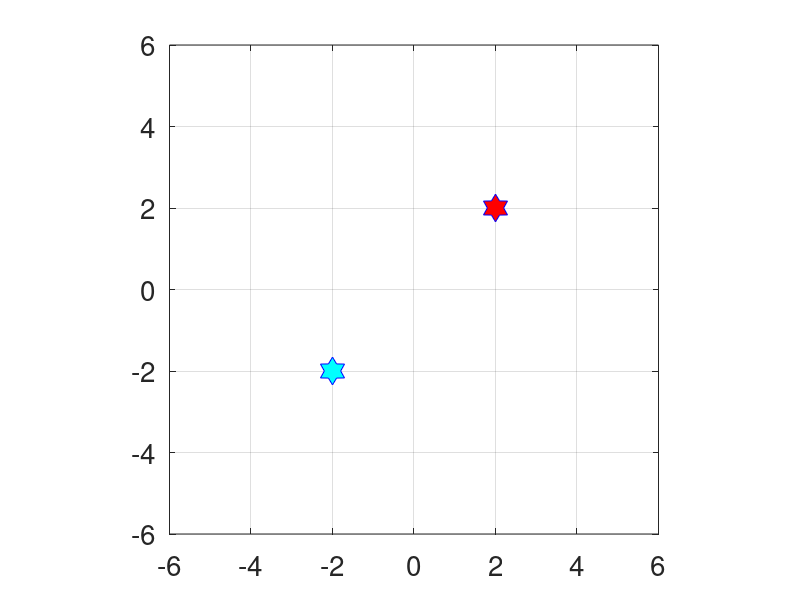

The MATLAB script that drew this image: (Note: this script raises an error after producing the figure.)
% Demo to illustrate the Zero, One, Infinity Theorem for Linear Systems

% As the two lines rotate, the solution(s) are shown as yellow dots. 
% The number of solutions is always 0, 1 or infinity. 

% Each line rotates about a fixed point. 
% Line 1: Fixed Point (x0, y0) = (-2, -2)
% Line 2: Fixed Point (x0, y0) = (+2, +2)

% Line 1:   (y+2)/(x+2) = slope1 = m1 = tand(theta)    
%        --> m1 * (x+2) = y+2
%        --> m1 * x - y = +2 - 2*m1
% Line 2:   (y-2)/(x-2) = slope2 = m2 = tand(-3*theta)
%        --> m2 * (x-2) = y-2
%        --> m2 * x - y = -2 + 2*m2


% The code uses the triple angle identity for tand(-3*theta) to obtain
% algebraic forms. 

clc, clear, close all


% or in matrix form
% syms theta
% m1 = tand(theta), m2 = tand(-3*theta)
% A = [ m1 -1; m2 -1]
% b = [+2 - 2*m1; -2 + 2*m2]


fig = figure(1);
% Enlarge figure to full screen.
set(gcf, 'Units', 'Normalized', 'OuterPosition', [0 0 1 1]);

% draw the top fixed points as hexagonal stars
center1 = plot(-2, -2,'bh', 'MarkerSize', 20, 'MarkerFaceColor', 'cyan', 'tag', 'center');
grid on; hold on
center2 = plot(+2, +2,'bh', 'MarkerSize', 20, 'MarkerFaceColor', 'red', 'tag', 'center');
axis equal tight

% polish the appearance of the graph
L = 6;
axis([-L, L, -L, L])
set(gca, 'FontSize', 20)
xticks(-L:2:L), yticks(-L:2:L)

h = findobj('tag', 'center');
uistack(h, 'top') 

% tracery of the solution points
m = -10:0.05:10;
plot((- m.^2 + 2*m + 1)./(m.^2 + m) , (m.^2 + 2*m - 1)./(m + 1) , ':k', 'LineWidth', 1)
plot([-L, L] ,[-L, L] , ':k', 'LineWidth', 1)

xpts = [-6, +6];

% start the animation
for theta = 0:2.5:180
    theta
    slope1 = tand(theta);
    theta2 = -3 * theta;
    slope2 = tand(theta2);
    
    m1 = slope1; m2 = slope2; % short names for the slopes
    A = [ m1 -1; m2 -1]
    b = [+2 - 2*m1; -2 + 2*m2]
    
    % handle the case of vertical lines
    % case where Line 1 is vertical --> x = -2
    if ismember(m1, [-Inf, +inf])
        A(1,:) = [1 0]; b(1) = -2;
    end
    
    % case where Line 2 is vertical --> x = +2
    if ismember(m2, [-Inf, +inf])
        A(2,:) = [1 0]; b(2) = +2;
    end
    
    % Find and display the number of solutions
    N = number_of_solutions(A,b)
    title_text = sprintf('Number of Solutions: %3d', N);      
    title(title_text)
    
    % plot both lines checking for vertical lines at each step
    % draw line 1
    if ~ismember(slope1, [Inf, -Inf]) 
        ypts = -2 +(xpts + 2) * slope1;
        line1 = plot(xpts, ypts, 'b', 'LineWidth', 3);
    else
        % line 1 is vertical
        line1 = plot([-2, -2], xpts, 'blue', 'LineWidth', 3);
    end
            
    % draw line 2
    if ~ismember(slope2, [Inf, -Inf]) 
        ypts = 2 +(xpts - 2) * slope2;
        line2 = plot(xpts, ypts, 'm', 'LineWidth', 3);
    else
        % line 2 is vertical
        line2 = plot([+2, +2], xpts, 'magenta', 'LineWidth', 3);
    end

    % slope2 = (m^3-3*m)/(1-3*m^2); % triple angle identity for tangent function

    % plot the intersection points, i.e. the solution
    m = slope1;
    pt = plot((- m^2 + 2*m + 1)/(m^2 + m) , ...
        (m^2 + 2*m - 1)/(m + 1),  ...
        'bo', 'MarkerSize', 16, 'MarkerFaceColor', 'yellow', 'tag', 'dot');
    
    h = findobj('tag', 'center');
    uistack(h, 'top') 
    
    % 45 degrees is special. Only case with an infinite # of solutions
    if theta==45
        % second line equals first line. Infinite number of solutions
        pts = plot(-5:1:5, -5:1:5, ...
            'bo', 'MarkerSize', 12, 'MarkerFaceColor', 'yellow', 'tag', 'dot');
        pause(1)
        set(pts, 'MarkerSize', 8)
    end
    
    if ismember(theta, [0, 30, 45, 90, 135])
        pause(2) % pause for emphasis. These are interesting cases.
    end

    pause(0.25)
    % make previous lines mostly transparent
    line1.Color=[0,0,1,0.1];
    line2.Color=[1,0,1,0.1];
    set(pt, 'MarkerSize', 8)
end

line1.Color=[0,0,1,1];
line2.Color=[1,0,1,1];

% lift the dots to the top. Looks nicer
dots = findobj('tag', 'dot');
uistack(dots, 'top') 


%% An auxilliary function to count the number of solutions
% Used only in the title display

function [number] = number_of_solutions(A,b)
    % Input A is an mxn matrix. b is a mx1 column vector. 
    % The unknown x is an nx1 column vector.  
    % Finds the number of solutions of the linear system Ax = b
    % Number of solutions can only be 
    %   0. zero, (inconsistent) 
    %   1. one (unique) or
    % inf. infinite (there are free variables). 
    %      (Infinity in MATLAB is written inf or Inf.)

    number_of_variables = numel( A(1,:)); % x1, x2, ..., xn
    AM = [A b]; % augmented matrix
    if rank(AM) > rank(A) % system is inconsistent. There is a pivot in the final column.
        number = 0;
    elseif rank(A) < number_of_variables
        number = inf;   % There are free variables
    else  
        number = 1; % unique!
    end  
end



